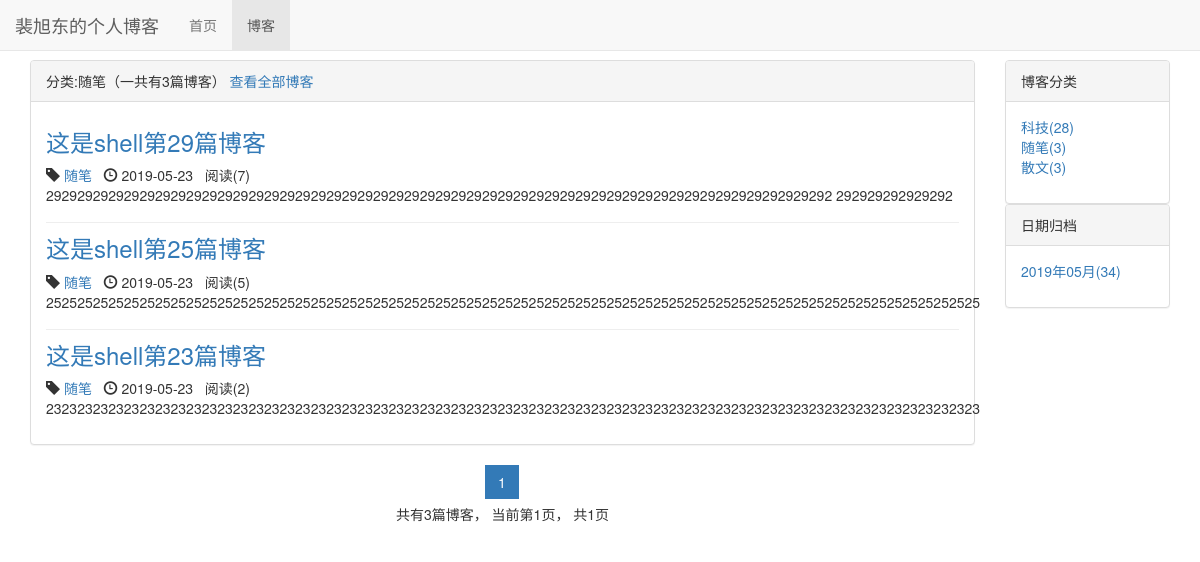
Before: /blog/type/2 with the older database file.
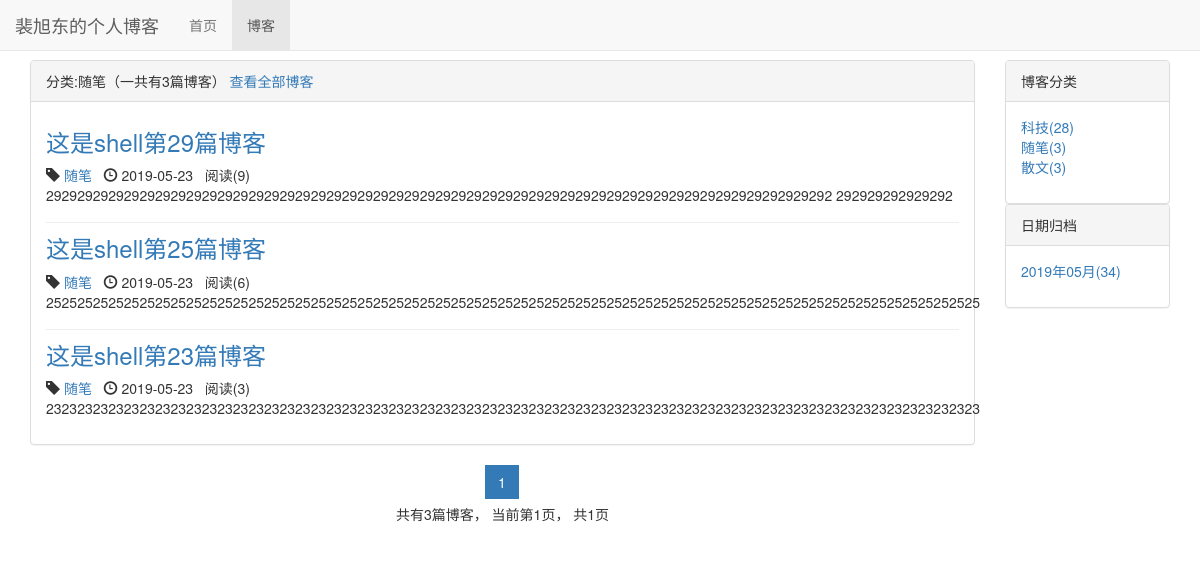
After: the same page with the newer database file.
### blog/models.py (models this page shows, shortened)
class Blog(models.Model, ReadNumExpandMethod):
    title = models.CharField(max_length=50)
    blog_type = models.ForeignKey(BlogType, on_delete=models.DO_NOTHING)
    content = RichTextUploadingField()
    author = models.ForeignKey(User, on_delete=models.DO_NOTHING)
    read_num = models.IntegerField(default=0)
    created_time = models.DateTimeField(auto_now_add=True)
    last_update_time = models.DateTimeField(auto_now=True)
    read_details = GenericRelation(ReadDetail)
    class Meta:
        ordering = ['-created_time']

class BlogType(models.Model):
    type_name = models.CharField(max_length=15)
    def __str__(self):
        return self.type_name

### read_statistics/models.py (models this page shows)
class ReadNum(models.Model):
    read_num = models.IntegerField(default=0)
    content_type = models.ForeignKey(ContentType, on_delete=models.DO_NOTHING)
    object_id = models.PositiveIntegerField()
    content_object = GenericForeignKey('content_type', 'object_id')

### blog/views.py (the view)
# urls.py: path('type/<int:blog_with_type>',views.blog_with_type,name = 'blog_with_type'),
def blog_with_type(request,blog_with_type):
    blog_type = get_object_or_404(BlogType,pk=blog_with_type)
    blogs_all_list = Blog.objects.filter(blog_type=blog_type)
    context = get_blog_list_common_date(blogs_all_list, request)
    context['blog_type'] =blog_type
    return render(request,'blog_with_type.html',context)

### read_statistics/models.py (called while the page is built)
    def get_read_num(self):
        ct = ContentType.objects.get_for_model(self)
        try:
            readnum = ReadNum.objects.get(content_type=ct, object_id=self.pk)
            return readnum.read_num
        except:
            readnum = ReadNum(content_type=ct, object_id=self.pk)
            return readnum.read_num

### blog/templates/blog_with_type.html (shortened to what this page needs)
{% extends 'blog_list.html' %}
{% block  blog_list_title %}
    分类:{{ blog_type.type_name }}（一共有{{ page_of_blogs.paginator.object_list|length }}篇博客）
    <a href="{% url 'blog_list' %}">查看全部博客</a>
{% endblock %}

### blog/templates/blog_list.html (shortened to what this page needs)
{% extends 'base.html' %}
{% load staticfiles %}
{% block blog-active %}active{% endblock %}
{% block header_extends %}
        <link rel="stylesheet" href="{% static 'blog/blog.css' %}">
{% endblock %}
{% block content %}
    <div class="container">
        <div class="row">
            <div class="col-xs-12 col-sm-8 col-md-8 col-lg-10">
                <div class="panel panel-default">
                    <div class="panel-heading">{% block blog_list_title %}博客列表（一共有{{ page_of_blogs.paginator.object_list|length }}篇博客）{% endblock %}</div>
                        <div class="panel-body">
                            {% for blog in page_of_blogs.object_list %}
                                <div class="blog" >
                                    <h3><a href="{% url 'blog_detail' blog.pk %}">{{ blog.title }}</a></h3>
                                    <p class="blog-info">
                                        <span class="glyphicon glyphicon-tag"></span><a  href="{% url 'blog_with_type' blog.blog_type.pk %}"> {{ blog.blog_type }}</a>&nbsp;&nbsp;
                                        <span class="glyphicon glyphicon-time"></span> {{ blog.created_time|date:"Y-m-d" }}&nbsp;&nbsp;
                                        阅读({{ blog.get_read_num }})
                                    </p>
                                    <p>{{ blog.content|striptags|truncatechars:120 }}</p>
                                </div>
                            {% empty %}
                                <div class="blog">
                                    <h3>--暂无博客--</h3>
                                </div>
                            {% endfor %}
                        </div>
                </div>
                <div class="paginator">
                  <ul class="pagination" >
                        {% for page_num in page_range %}
                            {% if page_num == page_of_blogs.number %}
                              <li class="active"><a href="?page={{ page_num }}">{{ page_num }}</a></li>
                            {% else %}
                                {% if page_num == '...' %}
                                    <li ><span>{{ page_num }}</span></li>
                                {% else %}
                                    <li ><a href="?page={{ page_num }}">{{ page_num }}</a></li>
                                {% endif %}
                            {% endif %}
                        {% endfor %}
                  </ul>
                <p class="pxd">
                    共有{{ page_of_blogs.paginator.count }}篇博客，
                    当前第{{ page_of_blogs.number }}页，
                    共{{ page_of_blogs.paginator.num_pages }}页
                </p>
                </div>
            </div>
            <div class="hidden-xs col-sm-4 col-md-4 col-lg-2">
                <div class="panel panel-default">
                    <div class="panel-heading">博客分类</div>
                        <div class="panel-body">
                            <ul class="blog-types" >
                                {% for blog_type in blog_types %}
                                    <li><a href="{% url 'blog_with_type' blog_type.pk %}">{{ blog_type.type_name  }}({{ blog_type.blog_count }})</a></li>
                                {% empty %}
                                    <li>暂无分类</li>
                                {% endfor %}
                            </ul>
                        </div>
                </div>
                <div class="panel panel-default">
                    <div class="panel-heading">日期归档</div>
                    <div class="panel-body">
                        <ul>
                            {% for blog_date,blog_count in blog_dates.items %}
                                <li><a href="{% url 'blog_with_date' blog_date.year blog_date.month %}">{{ blog_date|date:"Y年m月" }}({{ blog_count }})</a>
                                </li>
                            {% endfor %}
                        </ul>
                    </div>
                </div>
            </div>
        </div>
    </div>
{% endblock %}

Changed rows visible on the page:
changed through a linked row, Blog "这是shell第29篇博客": get_read_num "7" → "9"
changed through a linked row, Blog "这是shell第25篇博客": get_read_num "5" → "6"
changed through a linked row, Blog "这是shell第23篇博客": get_read_num "2" → "3"
